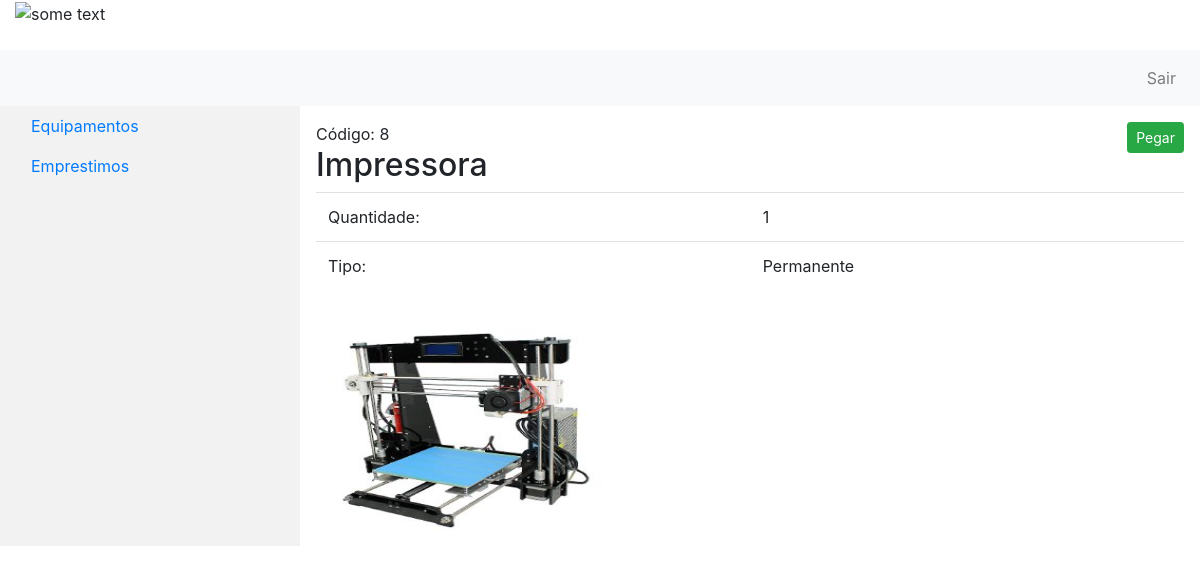
The app's page /equipamento/8 with its own data.
### controle/models.py (models this page shows)
class Item(models.Model):
    nome = models.CharField(max_length=50)
    quantidade = models.IntegerField()
    tipo = models.ForeignKey(TipoEquipamento, on_delete=models.CASCADE)
    imagem = models.FileField(upload_to='documents/%Y/%m/%d', default='documents/1111/sem_foto.jpg')

class TipoEquipamento(models.Model):
    nome = models.CharField(max_length=30)
    descricao = models.CharField(max_length=200)
    def __str__(self):
        return self.nome

### controle/views.py (the view)
# urls.py: path('equipamento/<int:item_id>', views.exibir_um_equipamento, name='equipamento'),
def exibir_um_equipamento(request, item_id):
    item = Item.objects.get(id=item_id)
    return render(request, 'equipamentos/exibir.html', {'item': item, 'user_logado': get_usuario_logado(request)})

### controle/views.py (called while the page is built)
def get_usuario_logado(request):
    return request.user

### controle/templates/equipamentos/exibir.html (shortened to what this page needs)
{% extends 'base.html' %}
{% block 'content' %}
   <div class="page-header">
    <div class="btn-group float-right">
        <a class="btn btn-sm btn-success" href=# >Pegar</a>
    </div>
    <span>Código: {{item.id}}</span>
    <h2>{{item.nome}}</h2>
   </div>
    <table class="table">
        <tr>
            <td>
                    Quantidade:
            </td>
            <td>
                    {{item.quantidade}}
            </td>
        </tr>
        <tr>
                <td>
                        Tipo:
                </td>
                <td>
                        {{item.tipo}}
                </td>
            </tr>
    </table>
    <br>
    <img style="width: 300px; height: 200px" src="{{ item.imagem.url }}" alt="Item">
</div>
</body>
</html>
{% endblock %}

### records on screen
Item: id "8", nome "Impressora", quantidade "1", tipo "Permanente", imagem (picture)
